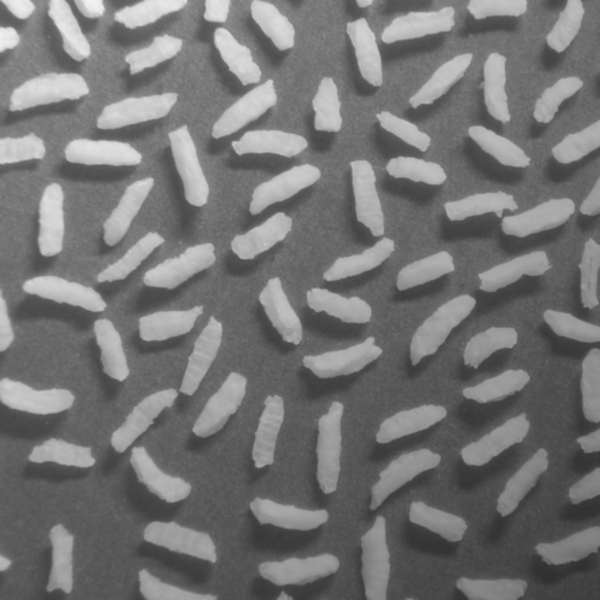
%> input picture PDI - Projeto 8/img/rice-shaded.tif, 600 x 600 px
$ octave main.m   (GNU Octave 9; MATLAB toolbox functions it lacks are replaced by stand-ins)
%> lines starting %> are read from the running program, lines starting %| are printed output that depends on the picture; in (x1, y1, x2, y2) boxes, pixels count from 0 and x2, y2 are one past the last pixel; in counts of white or black regions, pixels touching at a corner belong together; the program's own positions count from 1; long printed decimals are rounded
### PDI - Projeto 8/src/globalThresh.m
%========================================================
% Alunos: Lukas Lujan Moreira
%         Thiago Patrick Tavares Costa
%========================================================

function g = globalThresh(f, delT)
    % Implementação de limiarização global iterativa.
    % f: imagem de entrada
    % delT: tolerância para convergência (padrão 0.01)

    % Se o parâmetro delT não for fornecido, define valor padrão 0.01
    if nargin < 2
        delT = 0.01;
    end

    % Converte a imagem para tipo double para cálculos numéricos precisos
    f = double(f);

    % Normaliza os valores da imagem para a faixa [0,1]
    fmin = min(f(:));
    fmax = max(f(:));
    f = (f - fmin) / (fmax - fmin);

    % Inicializa o limiar T com a média dos níveis de cinza da imagem
    T = mean(f(:));
    % Inicializa a diferença como infinito para entrar no loop
    dif = Inf;

    % Loop iterativo até que a diferença entre limiares seja menor que delT
    while dif > delT
        % Separa a imagem em dois grupos:
        % G1: pixels com intensidade maior que o limiar atual T
        % G2: pixels com intensidade menor ou igual a T
        G1 = f(f > T);
        G2 = f(f <= T);

        % Verifica se algum grupo está vazio (caso raro)
        if isempty(G1) || isempty(G2)
            break;
        end

        % Calcula a média de cada grupo
        m1 = mean(G1);
        m2 = mean(G2);

        % Calcula o novo limiar como a média das médias dos grupos
        Tnew = (m1 + m2) / 2;

        % Atualiza a diferença entre o limiar novo e o anterior
        dif = abs(Tnew - T);

        % Atualiza T para a próxima iteração
        T = Tnew;
        disp("Iteração: "+dif);
    end
    disp(" ");

    % Após a convergência, aplica a binarização com o limiar final
    g = zeros(size(f));     % Inicializa a imagem de saída binária
    g(f > T) = 1;           % Pixels maiores que o limiar recebem valor 1 (branco)
    % Os demais permanecem 0 (preto)
end

### PDI - Projeto 8/main.m
%========================================================
% Alunos: Lukas Lujan Moreira
%         Thiago Patrick Tavares Costa
%========================================================

% Adicionando a pasta de funções
addpath("src\")

% Leitura da imagem original
f = imread('img/rice-shaded.tif');
%> f is the input picture: size 600x600 uint8; min 47, max 243, mean 116.4

delT=1E-9;
delT2=1E-12;
delT3=10;
delT4=20;

% Chamando a função de Threshrold
disp("=== Threshrold (Default) ===");
bw = globalThresh(f);
%> in globalThresh, `fmin = min(f(:));`: fmin = 47
%> in globalThresh, `fmax = max(f(:));`: fmax = 243
%> in globalThresh, `f = (f - fmin) / (fmax - fmin);`:
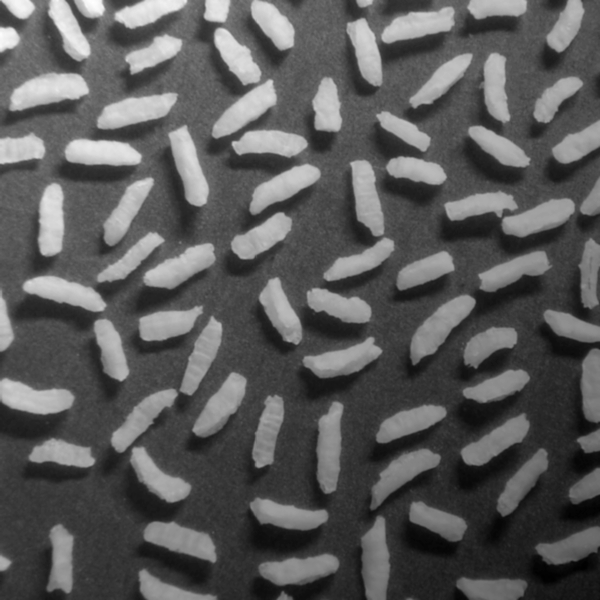
%> f: size 600x600 double; min 0, max 1, mean 0.354
%> in globalThresh, `T = mean(f(:));`: T = 0.354
%> the loop in globalThresh, `while dif > delT` made 4 passes
%> (m1, m2, Tnew, dif, T) on passes 1 to 4: (0.567, 0.221, 0.394, 0.0398, 0.394), (0.607, 0.236, 0.421, 0.0273, 0.421), (0.627, 0.243, 0.435, 0.0136, 0.435), (0.637, 0.246, 0.441, 0.00653, 0.441)
%| Iteração: 0.03977
%| Iteração: 0.02735
%| Iteração: 0.01364
%| Iteração: 0.006526
%> in globalThresh, `g(f > T) = 1;`:
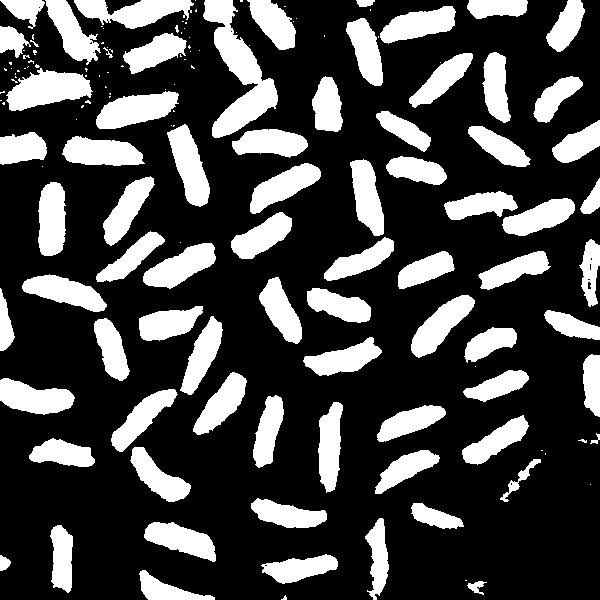
%> g: size 600x600 double; values 0 (black) and 1 (white), 27.3% white; 148 white regions (72 under 20 px), largest, box (x1, y1, x2, y2) and area: (203, 0, 278, 138) 4082, (6, 68, 93, 111) 2290, (96, 91, 179, 129) 2003

% Chamando a função de Threshrold
disp("=== Threshrold (" + delT + ") ===");
bw1 = globalThresh(f, delT);
%> the loop in globalThresh (call 2), `while dif > delT` made 6 passes
%> (m1, m2, Tnew, dif, T) on passes 1 to 6: (0.567, 0.221, 0.394, 0.0398, 0.394), (0.607, 0.236, 0.421, 0.0273, 0.421), (0.627, 0.243, 0.435, 0.0136, 0.435), (0.637, 0.246, 0.441, 0.00653, 0.441), (0.64, 0.247, 0.443, 0.00192, 0.443), (0.64, 0.247, 0.443, 0, 0.443)
%| Iteração: 0.03977
%| Iteração: 0.02735
%| Iteração: 0.01364
%| Iteração: 0.006526
%| Iteração: 0.001923
%| Iteração: 0

% Chamando a função de Threshrold
disp("=== Threshrold (" + delT2 + ") ===");
bw2 = globalThresh(f, delT2);

% Chamando a função de Threshrold
disp("=== Threshrold (" + delT3 + ") ===");
bw3 = globalThresh(f, delT3);
%> call 4 of globalThresh, with delT = 10
%> the loop in globalThresh (call 4), `while dif > delT` made 1 pass
%| Iteração: 0.03977
%> in globalThresh (call 4), `g(f > T) = 1;`:
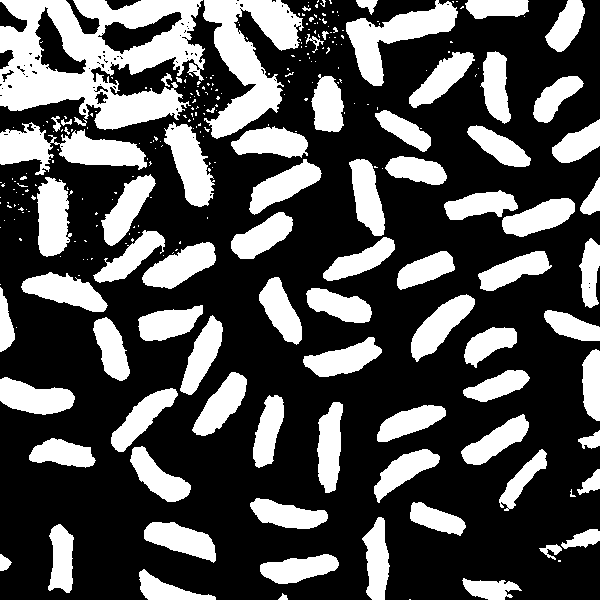
%> g: size 600x600 double; values 0 (black) and 1 (white), 31.9% white; 282 white regions (202 under 20 px), largest, box (x1, y1, x2, y2) and area: (0, 0, 205, 130) 15503, (203, 0, 304, 139) 6613, (0, 122, 147, 175) 3796

% Chamando a função de Threshrold
disp("=== Threshrold (" + delT4 + ") ===");
bw4 = globalThresh(f, delT4);

% Salvando os resultados: Imagem
imwrite(bw,fullfile('./results/global_Thresh(Default).png'));
imwrite(bw1,fullfile('./results/global_Thresh(0.0001).png'));
imwrite(bw,fullfile('./results/global_Thresh(Default).tif'));
imwrite(bw1,fullfile('./results/global_Thresh(0.0001).tif'));

% Exibir resultado
figure;
subplot(1,4,1); imshow(f); title('Imagem Original');
subplot(1,4,2); imshow(bw); title('Global Threshold (Default)');
subplot(1,4,3); imshow(bw1); title('Global Threshold delT=1E-9');
%subplot(1,6,4); imshow(bw2); title('Global Threshold delT=1E-12');
subplot(1,4,4); imshow(bw3); title('Global Threshold delT=10');
%subplot(1,6,6); imshow(bw4); title('Global Threshold delT=20');

pause; close all; clear vars;
